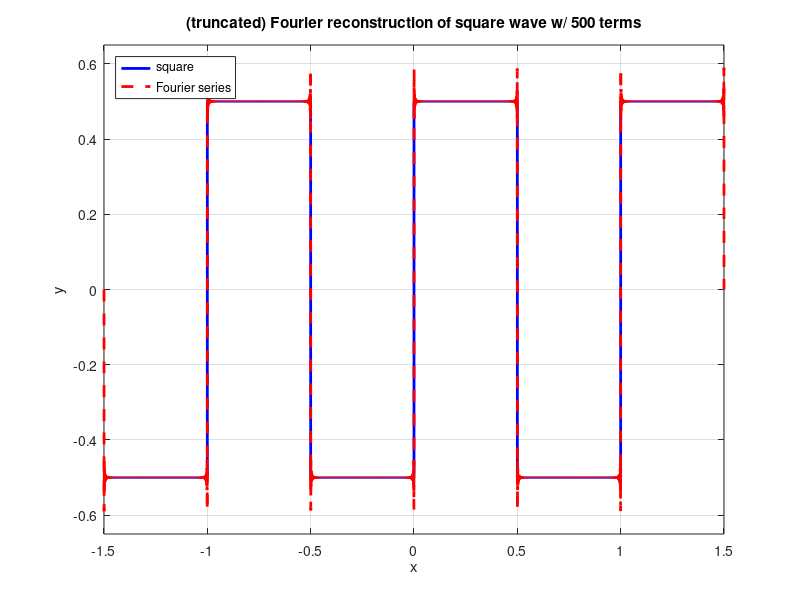

Write the MATLAB code that produced this figure.
% ### EXsquareW.m ###    2017.02.19 C.Bergevin

% Visually demonstrate the build-up of a square wave 
% by adding successive (user-specified) terms of the Fourier series
% expansion; also quantifies the Gibbs phenomonon

% Notes
% o Ref: https://en.wikipedia.org/wiki/Square_wave
% o slightly kludgy way that the baseline square wave (squareT) is constructed


clear
% ===========================================================
P.order= [1 2 4 8 15 25 100 500];   % array of # of terms to compute {[1 2 4 8 15 25 100 500]}
P.tau= 1;   % period {1}
P.A= 1;     % peak-to-peak amplitude {1}
P.M= 10000;   % total # of points per interval (must be even?) {1000}
P.pause= 0.5;   % time to pause between displaying new iterates [s] {0.5}
% ===========================================================
t= linspace(-1.5*P.tau,1.5*P.tau,3*P.M);  % time array
squareT= repmat(P.A*([zeros(P.M/2,1);ones(P.M/2,1)]-0.5),3,1)';   % create sawtooth baseline
% --- use a loop to add in the terms
for mm=1:numel(P.order)
    tempN= P.order(mm);
    squareF= 0;    % dummy initial indexer
    for nn= 1:tempN
        pause(1)
        %nextTerm= (P.A/pi)*(1/nn)*((-1)^(nn+1))*sin(nn*(2*pi/P.tau)*t);  % create next term in series
        nextTerm= (2*P.A/pi)*(1/(2*nn-1))*sin((2*nn-1)*(2*pi/P.tau)*t);  % create next term in series
        squareF= squareF+ nextTerm;
    end
    % --- estimate "overshoot"
    [M,indx]= max(squareF);
    disp(['Overshoot ratio ~',num2str(M/max(squareT))]);
    % --- visualize
    figure(1); clf;
    h1= plot(t,squareT,'b-','LineWidth',2); hold on; grid on; xlabel('x'); ylabel('y'); ylim(0.65*P.A*[-1 1]);
    h2= plot(t,squareF,'r--','LineWidth',2); legend([h1 h2],'square','Fourier series','Location','NorthWest');
    title(['(truncated) Fourier reconstruction of square wave w/ ',num2str(tempN),' terms']);
    pause(P.pause);
end

